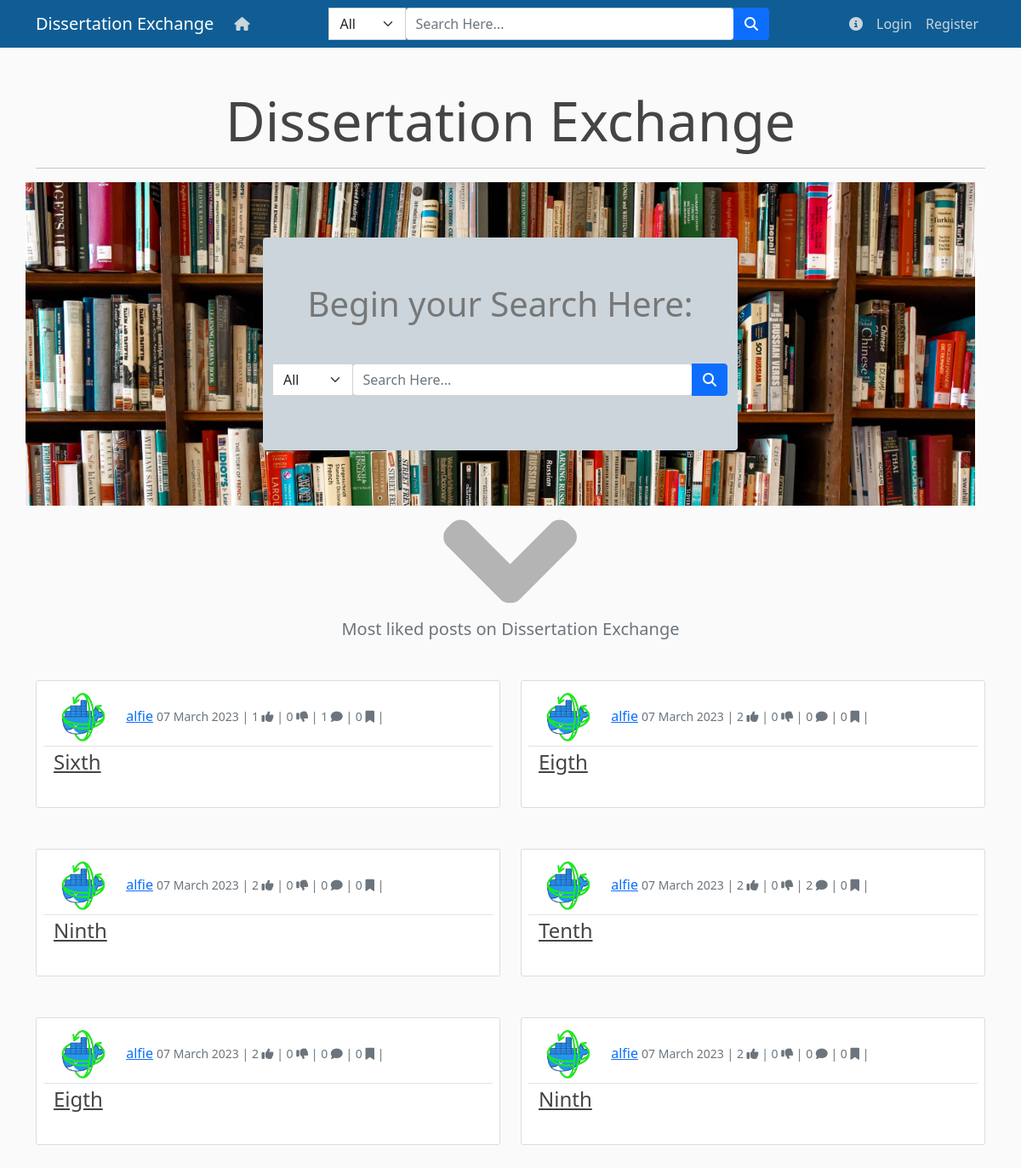
The page / on the database its author committed.
### blog/models.py (models this page shows, shortened)
class Post(models.Model):
    title = models.CharField(max_length=1000)
    abstract = models.TextField()
    date_posted = models.DateTimeField(auto_now_add=True)
    publication_date = models.DateField()
    author = models.ForeignKey(User, on_delete=models.CASCADE)
    file = models.FileField(upload_to='documents')
    likes = models.ManyToManyField(User, related_name='blog_post')
    dislikes = models.ManyToManyField(User, related_name='blog_post1')
    saves = models.ManyToManyField(User, related_name='blog_post2')
    primary_tag = models.ForeignKey(Tag,on_delete=models.CASCADE)
    secondary_tags= models.ManyToManyField(Tag, related_name='secondary_tag', blank=True)
    identifier = models.URLField(default="")
    version = models.IntegerField(default=1)
    publisher = models.CharField(max_length=1000, default='')
    reviewed = models.IntegerField(default = 0)
    requested = models.CharField(max_length=30, default="none")
    reviewers = models.ManyToManyField(User, related_name="reviewers")
    requested_time = models.DateTimeField(auto_now_add=True)
    blob_file = models.TextField(db_column='data', blank=True)

### blog/views.py (the view)
# urls.py: path("", PostListView.as_view(), name="blog-home"),
class PostListView(ListView):
    def get(self, request):
        posts = Post.objects.all().order_by("-likes")[:6]
        context = {
            "posts": posts
        }
        return render(request, "blog/home.html", context)

### blog/custom_context_processor.py (called while the page is built)
def tag_renderer(request):
    return {
        "tags_context": Tag.objects.all(),
        "posts_context": Post.objects.all(),
        "comment_context": Comment.objects.all()}

def notification_renderer(request):
    notification_processor = []
    counter = 0
    if request.user.is_authenticated:
        counter = len(Notification.objects.filter(new = 0).filter(receiver = request.user))
        notification_processor = (Notification.objects.filter(receiver = request.user).order_by("new"))
    return {
        "notification_processor": notification_processor,
        "counter": counter
    }

def get_current_path(request):
    return {
       'date': datetime.now()
     }

### blog/models.py (called while the page is built)
    def __str__(self):
        return self.tags

    def __str__(self):
        return self.post1.title

### blog/templates/blog/home.html (shortened to what this page needs)
{% extends "blog/base1.html" %}
{% block content %}
<div style="height:30em">
  <h1 id="heading" class="w-100 pt-4" style="text-align:center; font-size: 4em;">Dissertation Exchange</h1>
  <hr id="rule">
  <div id="background" class="w-100 row" style="background-image: url('media/background.jpg'); background-size: cover">
    <div class="w-50 col-sm-12 my-auto pt-5 pb-5 rounded" style="display: block; margin-left: auto; margin-right: auto; background-color: #cbd5db">
      <p class="empty-text" style="font-size: 2.5em">Begin your Search Here:</p>
      <form class="input-group pt-4 pb-3" style="text-align: center" method="GET" action="{% url 'blog-search' 0 %}">
        <select class="form-select" name="u" id="dropdown-search">
          <option value="0">All</option>
        </select>
        <div class="form-outline w-75">
          <input id="search" type="search" name="q" value="{{ request.GET.q }}" class="form-control" placeholder="Search Here..." required>
        </div>
        <button type="submit" class="btn btn-primary">
          <i class="fa-solid fa-magnifying-glass"></i>
        </button>
      </form>
    </div>
  </div>
</div>
<div class="text-muted w-100 mt-5 mb-0" style="text-align:center;">
  <a class=" mobilehidden" href="#most"><img class="m-0 mover" src="media/arrow.png" style="height:auto; max-width: 10em;"></a>
</div>
<h5 class="w-100 text-muted mt-3" style="text-align:center">Most liked posts on Dissertation Exchange</h5>
<div id="most" class="mt-5">
  {% for post in posts %}
    {% if forloop.counter0|divisibleby:2 %}
      <div class="row mt-5 mb-5">
      <div class="col">
      <div class="content-section h-100">
    {% else %}
      <div class="col">
      <div class="content-section float-right h-100">
    {% endif %}
          <div class="media-body row">
            <div class="article-metadata">
              <img class="rounded-circle article-img">
              <a class="mr-2" href="{% url 'user-posts' post.author.username %}">{{ post.author }}</a>
              <small class="text-muted"> {{ post.date_posted|date:"d N Y" }} | </small>
              <small class="text-muted" data-toggle="tooltip" data-placement="top" title="Likes"> {{ post.likes.all.count }} <i class="fa-solid fa-thumbs-up"></i>  | </small>
              <small class="text-muted" data-toggle="tooltip" data-placement="top" title="Dislike"> {{ post.dislikes.all.count }} <i class="fa-solid fa-thumbs-down"></i>  | </small>
              <small class="text-muted" data-toggle="tooltip" data-placement="top" title="Comments"> {{ post.comments.all.count }} <i class="fa-solid fa-comment"></i>  | </small>
              <small class="text-muted" data-toggle="tooltip" data-placement="top" title="Saves"> {{ post.saves.all.count }} <i class="fa-solid fa-bookmark"></i>  | </small>
            </div>
            <h4><a class="article-title" href="{% url 'blog-detail' post.id %}">{{ post.title }}</a></h4>
          </div>
        </div>
        </div>
      {% if not forloop.counter0|divisibleby:2 %}
        </div>
      {%endif%}
  {% endfor %}
</div>
{% endblock content %}

### blog/templates/blog/base1.html (shortened to what this page needs)
{% load static %}
<!DOCTYPE html>
<html>
    <head>
        <link rel="stylesheet" href="https://cdn.jsdelivr.net/npm/bootstrap@5.0.2/dist/css/bootstrap.min.css" />
        <link rel="stylesheet" type="text/css" href="{% static 'blog/main.css' %}">
        <link href="http://ajax.googleapis.com/ajax/libs/jqueryui/1.8.16/themes/ui-lightness/jquery-ui.css" rel="stylesheet" type="text/css"/>
    </head>
    <body>
        <header class="site-header">
            <nav class="navbar navbar-expand-md navbar-dark bg-steel fixed-top">
              <div class="container">
                <a class="navbar-brand mr-4" href="{% url 'blog-home' %}">Dissertation Exchange</a>
                <div class="collapse navbar-collapse w-75" id="navbarToggle">
                  <div class="navbar-nav me-auto">
                    <a class="nav-item nav-link" href="{% url 'blog-home' %}" data-toggle="tooltip" data-placement="top" title="Home"><i class="fa-solid fa-house"></i></a>
                  </div>
                  <div class="navbar-nav w-100 form-row justify-content-center pt-0">
                    <div class="form-group col-md-3 w-75">
                      <form class="input-group" method="GET" action="{% url 'blog-search' 0 %}">
                        <select class="form-select" name="u" id="dropdown-search">
                          <option value="0">All</option>
                        </select>
                        <div class="form-outline w-75">
                          <input id="search" type="search" name="q" value="{{ request.GET.q }}" class="form-control" placeholder="Search Here..." required>
                        </div>
                        <button type="submit" class="btn btn-primary">
                          <i class="fa-solid fa-magnifying-glass"></i>
                        </button>
                      </form>
                  </div>
                  </div>
                  <div class="navbar-nav ms-auto">
                    {% if user.is_authenticated %}
                        <button class="navbar-toggler" type="button" data-toggle="collapse" data-target="#navbar-list-3" aria-controls="navbarNav" aria-expanded="false" aria-label="Toggle navigation">
                          <span class="navbar-toggler-icon"></span>
                        </button>
                        <div class="collapse navbar-collapse" id="navbar-list-3">
                          <ul class="navbar-nav">
                            <li class="nav-item dropdown">
                              <a class="nav-link dropdown-toggle" href="#" id="navbarDropdownMenuLink" role="button" data-toggle="dropdown" aria-haspopup="true" aria-expanded="false">
                                <span class="fa-stack">
                                  <i class="fa-regular fa-comment fa-stack-2x"></i>
                                  <strong id="counter" class="fa-stack-1x">{{counter}}</strong>
                                </span>
                              </a>
                              <div class="dropdown-menu dropdown-menu1 border ml-5">
                                <h4 class="dropdown-header border-bottom">Notifications</h4>
                                {% if notification_processor.count == 0%}
                                <div class="row mt-3">
                                  <div class="col-md-12">
                                      <p class="empty-text">No Notifications</p>
                                  </div>
                                </div>
                                {% endif %}
                                {% for notification in notification_processor %}
                                <a id="{{notification.id}}" class="dropdown-item border-top border-bottom notification-item" onclick="remove_blue(this.id + ' dot', this.id)">
                                <div style="display:inline">
                                    <button class="btn btn-danger" style="float:right; position:relative; z-index: 10;" onclick="delete_notification({{notification.id}})"><i class="fa-solid fa-trash-can"></i></button>
                                  <p class="text-muted data" style="float:right;">
                                    {{notification.date_created|date:"d N Y H:i" }} &#8192;
                                  </p>
                                </div>
                                  <h5 class="mt-2">{{notification.heading}}</h5>
                                  <p  style="float:right;">
                                    {% if notification.new == 0 %}
                                      <i id="{{notification.id}} dot" data-toggle="tooltip" data-placement="top" title="New Messages" class="fa-solid fa-circle" style="color: #0e6dfd;"></i>
                                    {% else %}
                                      <i id="{{notification.id}} dot" data-toggle="tooltip" data-placement="top" title="New Messages" class="fa-solid fa-circle" style="color: #0e6dfd; display: none;"></i>
                                    {% endif %}
                                  </p>
                                  <p> &ensp; {{notification.content}}</p>
                                </a>
                                {% endfor %}
                              </div>
                            </li>
                          </ul>
                        </div>
                        <button class="navbar-toggler" type="button" data-toggle="collapse" data-target="#navbar-list-4" aria-controls="navbarNav" aria-expanded="false" aria-label="Toggle navigation">
                          <span class="navbar-toggler-icon"></span>
                        </button>
                        <div class="collapse navbar-collapse" id="navbar-list-4">
                          <ul class="navbar-nav">
                              <li class="nav-item dropdown">
                              <a class="nav-link dropdown-toggle" href="#" id="navbarDropdownMenuLink" role="button" data-toggle="dropdown" aria-haspopup="true" aria-expanded="false">
                                <img width="40" height="40" class="rounded-circle">
                              </a>
                              <div class="dropdown-menu border" aria-labelledby="navbarDropdownMenuLink">
                                <a class="dropdown-item" href="{% url 'user-posts' user.username %}">Profile</a>
                                <a class="dropdown-item" href="{% url 'site-info' ' ' %}">Information</a>
                              {% if user.profile.admin != 0 %}
                                <a class="dropdown-item" href="{% url 'list-review' %}">Post Review</a>
                                {% endif %}
                                <a class="dropdown-item" href="{% url 'inbox' %}">Messages</a>
                                <a class="dropdown-item" href="{% url 'user-saves' user.username %}">Saved Posts</a>
                                <a class="dropdown-item" href="{% url 'logout' %}">Logout</a>
                              </div>
                            </li>
                          </ul>
                        </div>
                    {% else %}
                      <a class="nav-item nav-link" href="{% url 'site-info' ' ' %}" data-toggle="tooltip" data-placement="top" title="Information"><i class="fa-solid fa-circle-info"></i></a>
                      <a class="nav-item nav-link" href="{% url 'login' %}">Login</a>
                      <a class="nav-item nav-link" href="{% url 'register' %}">Register</a>
                    {% endif %}
                  </div>
                </div>
              </div>
            </nav>
          </header>
          <main role="main" class="container">
            {% block content %}{% endblock %}
          </main>
    </body>
</html>

### blog/static/blog/main.css (style rules this page uses)
body { background: #fafafa; color: #333333; margin-top: 5rem; }
h1, h2, h3, h4, h5, h6 { color: #444444; }
.bg-steel { background-color: #105d95; }
.site-header .navbar-nav .nav-link { color: #cbd5db; }
.content-section { background: #ffffff; padding: 10px 20px; border: 1px solid #dddddd; border-radius: 3px; margin-bottom: 20px; }
.article-title { color: #444444; }
.article-img { height: 65px; width: 65px; margin-right: 16px; }
.article-metadata { padding-bottom: 1px; margin-bottom: 4px; border-bottom: 1px solid #e3e3e3 }
.empty-text { color: #777; font-size: 1.5rem; text-align: center; }
.mover { opacity: 0.6; }

### rows shown on the page
Post: author "alfie", date_posted "07 March 2023", likes.all.count "1", dislikes.all.count "0", comments.all.count "1", saves.all.count "0", title "Sixth"
Post: author "alfie", date_posted "07 March 2023", likes.all.count "2", dislikes.all.count "0", comments.all.count "0", saves.all.count "0", title "Eigth"
Post: author "alfie", date_posted "07 March 2023", likes.all.count "2", dislikes.all.count "0", comments.all.count "0", saves.all.count "0", title "Ninth"
Post: author "alfie", date_posted "07 March 2023", likes.all.count "2", dislikes.all.count "0", comments.all.count "2", saves.all.count "0", title "Tenth"
